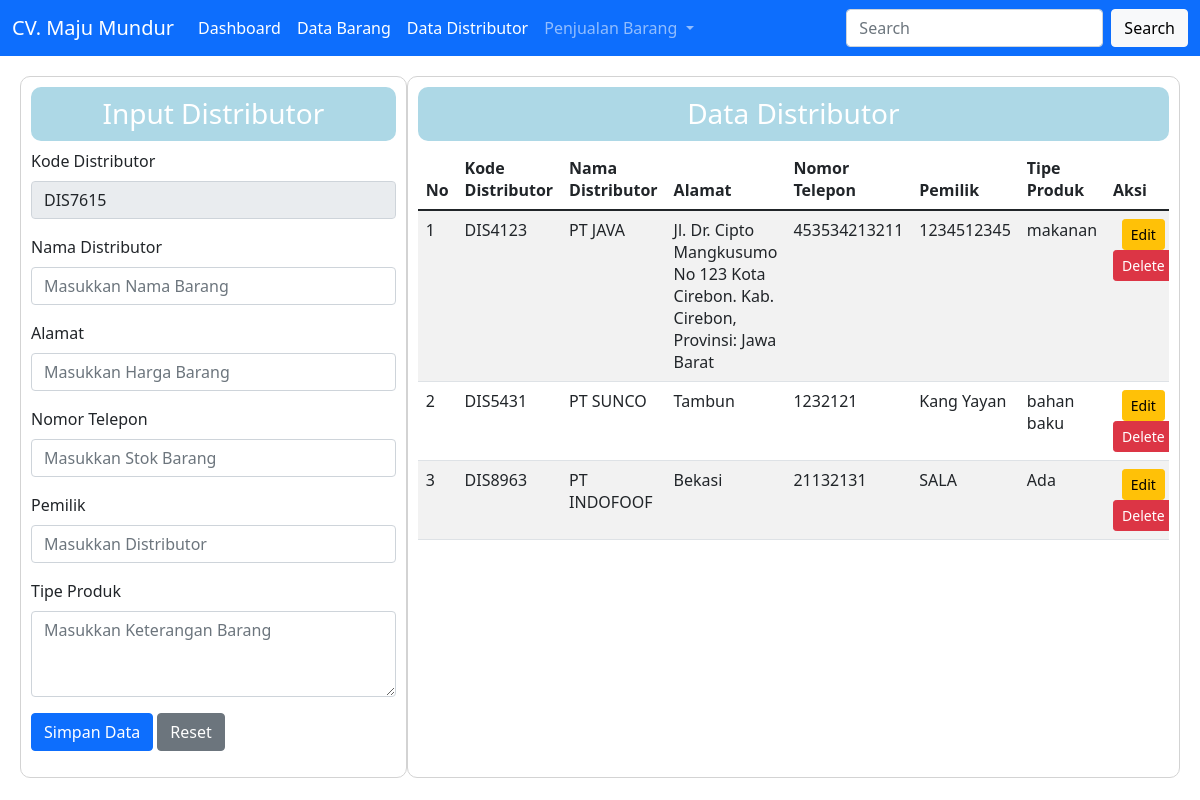
The app's page /data_distributor.php with its own data.
### tables this page shows
CREATE TABLE `tbl_distributor` (
  `kd_distributor` varchar(15) NOT NULL,
  `nm_distributor` varchar(40) NOT NULL,
  `alamat` text NOT NULL,
  `nohp` varchar(15) NOT NULL,
  `pemilik` varchar(30) NOT NULL,
  `tipe_produk` varchar(40) NOT NULL
);

### database.php (called while the page is built, shortened)
<?php
class Database
{
    var $host = "localhost";
    var $user = "root";
    var $pass = "";
    var $db = "toko_2";
    var $koneksi = "";
    function __construct()
    {
        $this->koneksi = mysqli_connect($this->host, $this->user, $this->pass, $this->db);
    }
    function data_distributor()
    {
        $data_distributor = mysqli_query($this->koneksi, "select * from tbl_distributor");
        while ($row = mysqli_fetch_array($data_distributor)) {
            $hasil_distributor[] = $row;
        }
        return $data_distributor;
    }
}

### data_distributor.php (the view, shortened to what this page needs)
<?php
class dashboard
{
    function __construct()
    {
        include "menu.php";
    }
}
include "database.php";
$db = new Database();
$data_distributor = $db->data_distributor();
?>
<!doctype html>
<html lang="en">
<head>
    <link href="https://cdn.jsdelivr.net/npm/bootstrap@5.1.3/dist/css/bootstrap.min.css" rel="stylesheet">
</head>
<body>
    <div class="row" style="margin: 20px;">
        <?php
        include("form_distributor.php");
        ?>
        <div class="col-8" style="border: 1px solid lightgray; border-radius: 10px; padding: 10px;">
            <h3 style="text-align: center; background-color: lightblue; border-radius: 10px; color: white; padding: 10px;">
                Data Distributor</h3>
            <div class="table-responsive mt-2">
                <table class="table table-striped  ">
                    <thead class="thead-dark">
                        <tr>
                            <th>No</th>
                            <th>Kode Distributor</th>
                            <th>Nama Distributor</th>
                            <th>Alamat</th>
                            <th>Nomor Telepon</th>
                            <th>Pemilik</th>
                            <th>Tipe Produk</th>
                            <th>Aksi</th>
                        </tr>
                    </thead>
                    <tbody>
                        <?php
                        $no = 1;
                        foreach ($data_distributor as $row) {
                        ?>
                            <tr>
                                <td><?php echo $no++; ?></td>
                                <td><?php echo $row['kd_distributor'] ?></td>
                                <td><?php echo $row['nm_distributor'] ?></td>
                                <td><?php echo $row['alamat'] ?></td>
                                <td><?php echo $row['nohp'] ?></td>
                                <td><?php echo $row['pemilik'] ?></td>
                                <td><?php echo $row['tipe_produk'] ?></td>
                                <td align="center" width="150px">
                                    <a class="btn btn-sm btn-warning" href="data_distributor.php?&edit=update&&id=<?= $row['kd_distributor'] ?>">Edit</a>
                                    <a class="btn btn-sm btn-danger" href="proses_distributor.php?aksi=delete&&id=<?= $row['kd_distributor'] ?>" onclick="javascript: return confirm('Apakah yakin data dihapus')">Delete</a>
                                </td>
                            </tr>
                        <?php
                        }
                        ?>
                    </tbody>
                </table>
            </div>
        </div>
    </div>
</body>
</html>

### records on screen
tbl_distributor: kd_distributor "DIS4123", nm_distributor "PT JAVA", alamat "Jl. Dr. Cipto Mangkusumo No 123 Kota Cirebon. Kab. Cirebon, Provinsi: Jawa Barat", nohp "453534213211", pemilik "1234512345", tipe_produk "makanan"
tbl_distributor: kd_distributor "DIS5431", nm_distributor "PT SUNCO", alamat "Tambun", nohp "1232121", pemilik "Kang Yayan", tipe_produk "bahan baku"
tbl_distributor: kd_distributor "DIS8963", nm_distributor "PT INDOFOOF", alamat "Bekasi", nohp "21132131", pemilik "SALA", tipe_produk "Ada"
